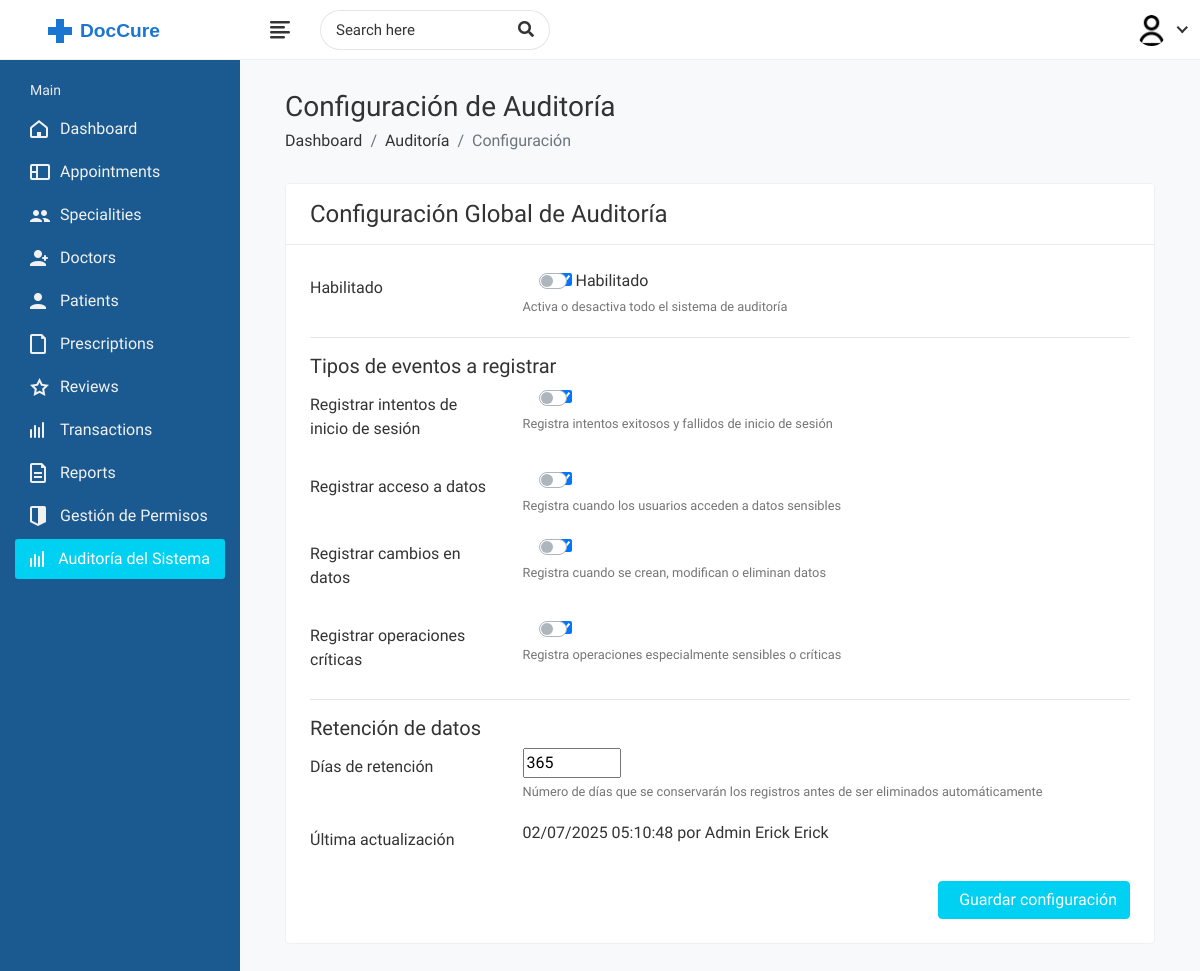
The app's page /security/audit/settings/ (signed in) with its own data.
### accounts/models.py (models this page shows, shortened)
class User(AbstractUser):
    class RoleChoices(models.TextChoices):
        DOCTOR = "doctor", "Doctor"
        PATIENT = "patient", "Patient"
    username = models.CharField(max_length=30, unique=True)
    role = models.CharField(
        choices=RoleChoices.choices,
        max_length=20,
        default="patient",
        error_messages={"required": "Role must be provided"},
    )
    email = models.EmailField(
        blank=True,
        error_messages={
            "unique": "A user with that email already exists.",
        },
    )
    first_name = models.CharField(max_length=150, blank=True)
    last_name = models.CharField(max_length=150, blank=True)
    registration_number = models.IntegerField(null=True, blank=True)
    USERNAME_FIELD = "username"
    REQUIRED_FIELDS = []
    objects = CustomUserManager()
    def get_full_name(self):
        full_name = "%s %s" % (self.first_name, self.last_name)
        return full_name.strip() or self.username

class Profile(models.Model):
    user = models.OneToOneField(User, on_delete=models.CASCADE, related_name="profile")
    avatar = models.ImageField(default="defaults/user.png", upload_to=profile_photo_directory_path)
    image = models.ImageField(upload_to='profiles/', null=True, blank=True)
    bio = models.TextField(blank=True, null=True)
    phone = models.CharField(max_length=20, blank=True, null=True)
    dob = models.DateField(blank=True, null=True)
    about = models.TextField(blank=True, null=True)
    specialization = models.CharField(max_length=255, blank=True, null=True)
    gender = models.CharField(max_length=10,
                              choices=
                              [("male", "Male"),
                               ("female", "Female"),
                               ("other", "Other")],blank=True,)
    address = models.TextField(blank=True, null=True)
    city = models.CharField(max_length=100, blank=True)
    state = models.CharField(max_length=100, blank=True)
    postal_code = models.CharField(max_length=20, blank=True)
    country = models.CharField(max_length=100, blank=True)
    price_per_consultation = models.DecimalField(max_digits=10, decimal_places=2, null=True, blank=True)
    is_available = models.BooleanField(default=True)
    blood_group = models.CharField(max_length=5,
        choices=[
            ("A+", "A+"),
            ("A-", "A-"),
            ("B+", "B+"),
            ("B-", "B-"),
            ("O+", "O+"),
            ("O-", "O-"),
            ("AB+", "AB+"),
            ("AB-", "AB-"),
        ],
        blank=True,
        null=True,
    )
    allergies = models.TextField(blank=True, null=True)
    medical_conditions = models.TextField(blank=True, null=True)
    experience = models.PositiveIntegerField(default=0)
    @property
    def image(self):
        return (
            self.avatar.url
            if self.avatar.storage.exists(self.avatar.name)
            else f"{settings.MEDIA_URL}defaults/user.png"
        )

### security/audit/models.py (models this page shows, shortened)
class AuditSettings(models.Model):
    enabled = models.BooleanField(_('Habilitado'), default=True)
    log_login_attempts = models.BooleanField(_('Registrar intentos de inicio de sesión'), default=True)
    log_data_access = models.BooleanField(_('Registrar acceso a datos'), default=True)
    log_data_changes = models.BooleanField(_('Registrar cambios en datos'), default=True)
    log_critical_operations = models.BooleanField(_('Registrar operaciones críticas'), default=True)
    retention_days = models.PositiveIntegerField(
        _('Días de retención'),
        default=365,
        help_text=_('Número de días que se conservarán los registros antes de ser eliminados automáticamente')
    )
    updated_at = models.DateTimeField(_('Última actualización'), auto_now=True)
    updated_by = models.ForeignKey(
        settings.AUTH_USER_MODEL,
        on_delete=models.SET_NULL,
        null=True,
        related_name='audit_settings_updates',
        verbose_name=_('Actualizado por')
    )
    class Meta:
        verbose_name = _('Configuración de auditoría')
        verbose_name_plural = _('Configuraciones de auditoría')

### security/audit/views.py (the view)
# urls.py: path('settings/', views.audit_settings, name='settings'),
@staff_member_required
def audit_settings(request):
    if not request.user.is_staff:
        messages.error(request, _("No tienes permisos para acceder a esta página."))
        return redirect('home')
    settings, created = AuditSettings.objects.get_or_create(
        defaults={'updated_by': request.user}
    )
    if request.method == 'POST':
        form = AuditSettingsForm(request.POST, instance=settings)
        if form.is_valid():
            audit_settings = form.save(commit=False)
            audit_settings.updated_by = request.user
            audit_settings.save()
            messages.success(request, _("Configuración de auditoría actualizada correctamente"))
            return redirect('audit:settings')
    else:
        form = AuditSettingsForm(instance=settings)
    context = {
        'form': form,
        'settings': settings,
    }
    return render(request, 'audit/settings.html', context)

### security/audit/forms.py
class AuditSettingsForm(forms.ModelForm):
    class Meta:
        model = AuditSettings
        fields = ['enabled', 'log_login_attempts', 'log_data_access',
                 'log_data_changes', 'log_critical_operations', 'retention_days']
        widgets = {
            'retention_days': forms.NumberInput(attrs={'min': 30, 'max': 3650})
        }

### accounts/managers.py (called while the page is built)
    def get(self, *args, **kwargs):
        return super().select_related("profile").get(*args, **kwargs)

### templates/audit/settings.html (shortened to what this page needs)
{% extends "dashboard/base.html" %}
{% load static %}
{% block content %}
<div class="content container-fluid">
    <div class="page-header">
        <div class="row">
            <div class="col-sm-12">
                <h3 class="page-title">Configuración de Auditoría</h3>
                <ul class="breadcrumb">
                    <li class="breadcrumb-item"><a href="{% url 'admin-dashboard' %}">Dashboard</a></li>
                    <li class="breadcrumb-item"><a href="{% url 'audit:dashboard' %}">Auditoría</a></li>
                    <li class="breadcrumb-item active">Configuración</li>
                </ul>
            </div>
        </div>
    </div>
    <div class="row">
        <div class="col-md-12">
            <div class="card">
                <div class="card-header">
                    <h4 class="card-title">Configuración Global de Auditoría</h4>
                </div>
                <div class="card-body">
                    <form method="post">
                        <div class="form-group row">
                            <label class="col-md-3 col-form-label">{{ form.enabled.label }}</label>
                            <div class="col-md-9">
                                <div class="custom-control custom-switch">
                                    {{ form.enabled }}
                                    <label class="custom-control-label" for="{{ form.enabled.id_for_label }}">
                                        {% if settings.enabled %}Habilitado{% else %}Deshabilitado{% endif %}
                                    </label>
                                </div>
                                <small class="form-text text-muted">Activa o desactiva todo el sistema de auditoría</small>
                            </div>
                        </div>
                        <hr>
                        <h5>Tipos de eventos a registrar</h5>
                        <div class="form-group row">
                            <label class="col-md-3 col-form-label">{{ form.log_login_attempts.label }}</label>
                            <div class="col-md-9">
                                <div class="custom-control custom-switch">
                                    {{ form.log_login_attempts }}
                                </div>
                                <small class="form-text text-muted">Registra intentos exitosos y fallidos de inicio de sesión</small>
                            </div>
                        </div>
                        <div class="form-group row">
                            <label class="col-md-3 col-form-label">{{ form.log_data_access.label }}</label>
                            <div class="col-md-9">
                                <div class="custom-control custom-switch">
                                    {{ form.log_data_access }}
                                </div>
                                <small class="form-text text-muted">Registra cuando los usuarios acceden a datos sensibles</small>
                            </div>
                        </div>
                        <div class="form-group row">
                            <label class="col-md-3 col-form-label">{{ form.log_data_changes.label }}</label>
                            <div class="col-md-9">
                                <div class="custom-control custom-switch">
                                    {{ form.log_data_changes }}
                                </div>
                                <small class="form-text text-muted">Registra cuando se crean, modifican o eliminan datos</small>
                            </div>
                        </div>
                        <div class="form-group row">
                            <label class="col-md-3 col-form-label">{{ form.log_critical_operations.label }}</label>
                            <div class="col-md-9">
                                <div class="custom-control custom-switch">
                                    {{ form.log_critical_operations }}
                                </div>
                                <small class="form-text text-muted">Registra operaciones especialmente sensibles o críticas</small>
                            </div>
                        </div>
                        <hr>
                        <h5>Retención de datos</h5>
                        <div class="form-group row">
                            <label class="col-md-3 col-form-label">{{ form.retention_days.label }}</label>
                            <div class="col-md-9">
                                {{ form.retention_days }}
                                <small class="form-text text-muted">Número de días que se conservarán los registros antes de ser eliminados automáticamente</small>
                            </div>
                        </div>
                        <div class="form-group row">
                            <label class="col-md-3 col-form-label">Última actualización</label>
                            <div class="col-md-9">
                                <p class="form-control-static">
                                    {{ settings.updated_at|date:"d/m/Y H:i:s" }} por
                                    {% if settings.updated_by %}
                                        {{ settings.updated_by.get_full_name|default:settings.updated_by.username }}
                                    {% else %}
                                        Sistema
                                    {% endif %}
                                </p>
                            </div>
                        </div>
                        <div class="text-right">
                            <button type="submit" class="btn btn-primary">
                                 Guardar configuración
                            </button>
                        </div>
                    </form>
                </div>
            </div>
        </div>
    </div>
</div>
{% endblock %}

### templates/dashboard/includes/header.html (shortened to what this page needs)
{% load static %}
<div class="header">
    <div class="header-left">
        <a href="{% url 'admin-dashboard' %}" class="logo d-block">
            <img src="{% static 'dashboard/assets/img/logo2.svg' %}" alt="Logo">
        </a>
        <a href="{% url 'admin-dashboard' %}" class="logo logo-small d-block">
        </a>
    </div>
    <a href="javascript:void(0);" id="toggle_btn">
        <i class="fe fe-text-align-left"></i>
    </a>
    <div class="top-nav-search">
        <form>
            <input type="text" class="form-control" placeholder="Search here">
            <button class="btn" type="submit"><i class="fa fa-search"></i></button>
        </form>
    </div>
    <ul class="nav user-menu">
        <li class="nav-item dropdown has-arrow">
            <a href="#" class="dropdown-toggle nav-link" data-toggle="dropdown">
                <span class="user-img">
                    <img class="rounded-circle" src="{{ user.profile.image }}" width="31" alt="Admin">
                </span>
            </a>
        </li>
    </ul>
</div>

### records on screen
User: profile.image (placeholder picture)
AuditSettings: enabled "☑", log_login_attempts "☑", log_data_access "☑", log_data_changes "☑", log_critical_operations "☑", retention_days "365", updated_at "02/07/2025 05:10:48", updated_by.get_full_name "Admin Erick Erick"
